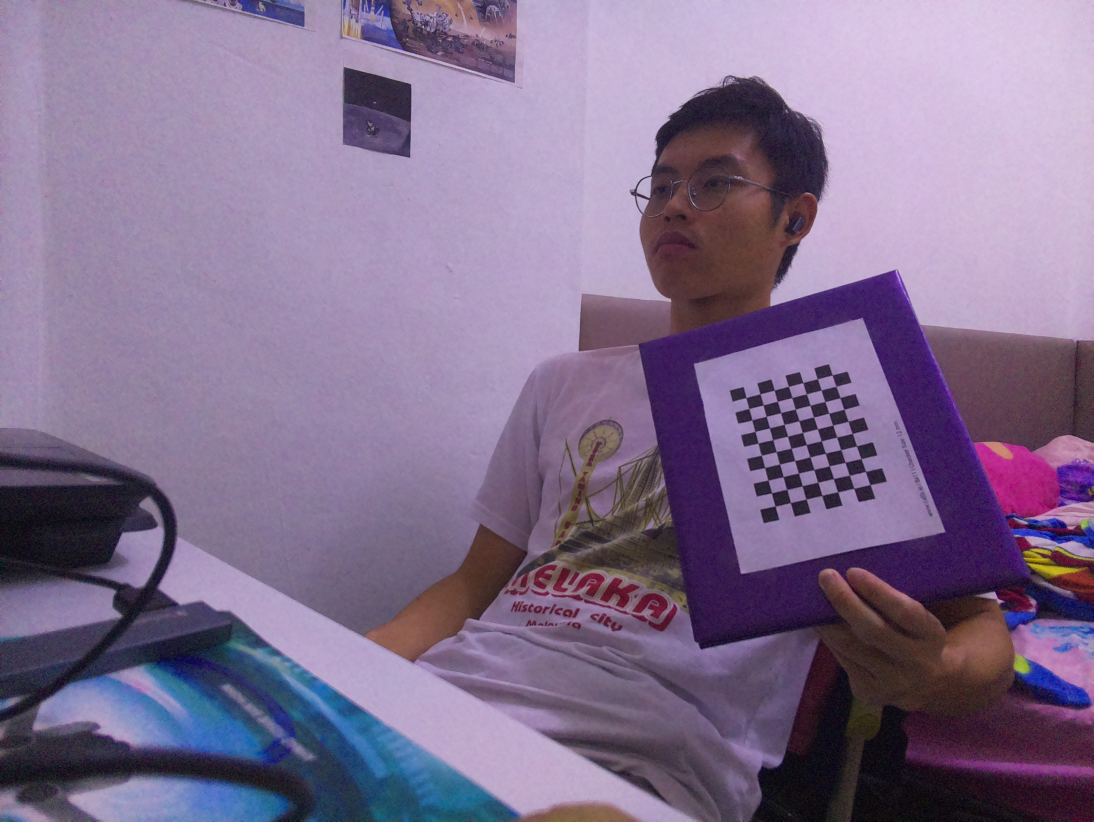
#> input picture Calibration Image Set/T15.jpg, 3280 x 2464 px (shown at 1/3 size)
$ python undistort_test.py
#> lines starting #> are read from the running program, lines starting #| are printed output that depends on the picture
import cv2
import pickle
import matplotlib.pyplot as plt

# ===== USER SETTINGS =====
pickle_file = "dist_pickle.p"     # contains mtx and dist
image_path  = "Calibration Image Set/T15.jpg"   # one distorted image
# ========================

# Load calibration data
with open(pickle_file, "rb") as f:
#> (reads dist_pickle.p from the repository)
    data = pickle.load(f)

mtx  = data["mtx"]
dist = data["dist"]

# Load image
img = cv2.imread(image_path)
#> img is the input picture: shape (2464, 3280, 3); mean B, G, R 142.3, 111.2, 129.3
img = cv2.resize(img, (640, 320))
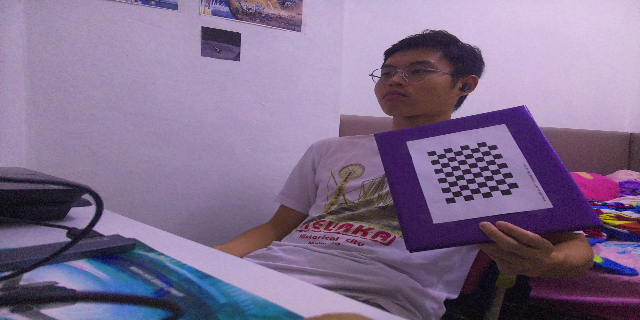
#> img: shape (320, 640, 3); mean B, G, R 142.2, 111.1, 129.1
if img is None:
    raise FileNotFoundError(f"Cannot load image: {image_path}")

h, w = img.shape[:2]
#> h = 320; w = 640

# Undistort
undistorted = cv2.undistort(img, mtx, dist, None, mtx)
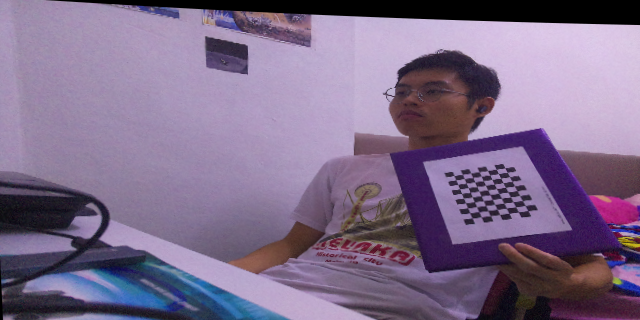
#> undistorted: shape (320, 640, 3); mean B, G, R 138.7, 108.6, 126.3

# Convert BGR → RGB for matplotlib
img_rgb        = cv2.cvtColor(img, cv2.COLOR_BGR2RGB)
undist_rgb = cv2.cvtColor(undistorted, cv2.COLOR_BGR2RGB)

# Display
plt.figure(figsize=(12, 6))
plt.subplot(1, 2, 1)
plt.title("Original")
plt.imshow(img_rgb)
plt.axis("off")

plt.subplot(1, 2, 2)
plt.title("Undistorted")
plt.imshow(undist_rgb)
plt.axis("off")

plt.tight_layout()
plt.show()
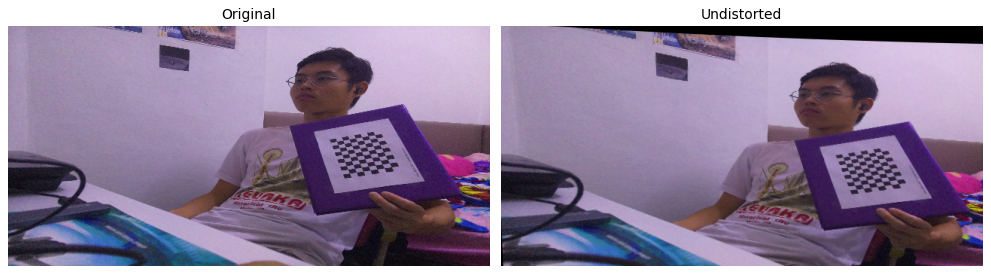
#> figure drawn by matplotlib, 2 panels
